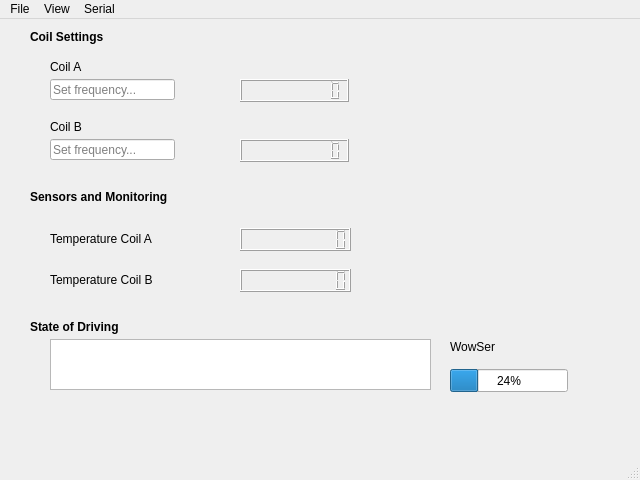
<?xml version="1.0" encoding="UTF-8"?>
<ui version="4.0">
 <class>MainWindow</class>
 <widget class="QMainWindow" name="MainWindow">
  <property name="geometry">
   <rect>
    <x>0</x>
    <y>0</y>
    <width>640</width>
    <height>480</height>
   </rect>
  </property>
  <property name="windowTitle">
   <string>Twin Device</string>
  </property>
  <property name="toolTip">
   <string>Copyright (C) 2024 Wild Rose Technologies Inc.</string>
  </property>
  <widget class="QWidget" name="centralwidget">
   <widget class="QProgressBar" name="progressBar">
    <property name="geometry">
     <rect>
      <x>450</x>
      <y>350</y>
      <width>118</width>
      <height>23</height>
     </rect>
    </property>
    <property name="toolTip">
     <string>Driving the device...</string>
    </property>
    <property name="value">
     <number>24</number>
    </property>
   </widget>
   <widget class="QLabel" name="labelWowSerState">
    <property name="geometry">
     <rect>
      <x>450</x>
      <y>320</y>
      <width>121</width>
      <height>16</height>
     </rect>
    </property>
    <property name="text">
     <string>WowSer</string>
    </property>
   </widget>
   <widget class="QLabel" name="label">
    <property name="geometry">
     <rect>
      <x>50</x>
      <y>40</y>
      <width>70</width>
      <height>16</height>
     </rect>
    </property>
    <property name="text">
     <string>Coil A</string>
    </property>
   </widget>
   <widget class="QLineEdit" name="lineEdit">
    <property name="geometry">
     <rect>
      <x>50</x>
      <y>60</y>
      <width>125</width>
      <height>21</height>
     </rect>
    </property>
    <property name="placeholderText">
     <string>Set frequency...</string>
    </property>
   </widget>
   <widget class="QLineEdit" name="lineEdit_2">
    <property name="geometry">
     <rect>
      <x>50</x>
      <y>120</y>
      <width>125</width>
      <height>21</height>
     </rect>
    </property>
    <property name="placeholderText">
     <string>Set frequency...</string>
    </property>
   </widget>
   <widget class="QLabel" name="label_2">
    <property name="geometry">
     <rect>
      <x>50</x>
      <y>100</y>
      <width>70</width>
      <height>16</height>
     </rect>
    </property>
    <property name="text">
     <string>Coil B</string>
    </property>
   </widget>
   <widget class="QLabel" name="label_3">
    <property name="geometry">
     <rect>
      <x>30</x>
      <y>170</y>
      <width>151</width>
      <height>16</height>
     </rect>
    </property>
    <property name="text">
     <string>&lt;html&gt;&lt;head/&gt;&lt;body&gt;&lt;p&gt;&lt;span style=&quot; font-weight:700;&quot;&gt;Sensors and Monitoring&lt;/span&gt;&lt;/p&gt;&lt;/body&gt;&lt;/html&gt;</string>
    </property>
   </widget>
   <widget class="QLabel" name="label_4">
    <property name="geometry">
     <rect>
      <x>30</x>
      <y>10</y>
      <width>101</width>
      <height>16</height>
     </rect>
    </property>
    <property name="text">
     <string>&lt;html&gt;&lt;head/&gt;&lt;body&gt;&lt;p&gt;&lt;span style=&quot; font-weight:700;&quot;&gt;Coil Settings&lt;/span&gt;&lt;/p&gt;&lt;/body&gt;&lt;/html&gt;</string>
    </property>
   </widget>
   <widget class="QLCDNumber" name="lcdNumber_CoilAFreq">
    <property name="geometry">
     <rect>
      <x>240</x>
      <y>60</y>
      <width>109</width>
      <height>23</height>
     </rect>
    </property>
    <property name="font">
     <font>
      <family>Academy Engraved LET</family>
     </font>
    </property>
    <property name="digitCount">
     <number>10</number>
    </property>
   </widget>
   <widget class="QLCDNumber" name="lcdNumber_CoilBFreq">
    <property name="geometry">
     <rect>
      <x>240</x>
      <y>120</y>
      <width>109</width>
      <height>23</height>
     </rect>
    </property>
    <property name="digitCount">
     <number>10</number>
    </property>
   </widget>
   <widget class="QLabel" name="label_5">
    <property name="geometry">
     <rect>
      <x>50</x>
      <y>209</y>
      <width>131</width>
      <height>21</height>
     </rect>
    </property>
    <property name="text">
     <string>Temperature Coil A</string>
    </property>
   </widget>
   <widget class="QLCDNumber" name="lcdNumber_CoilATemp">
    <property name="geometry">
     <rect>
      <x>240</x>
      <y>209</y>
      <width>111</width>
      <height>23</height>
     </rect>
    </property>
    <property name="digitCount">
     <number>10</number>
    </property>
   </widget>
   <widget class="QLabel" name="label_6">
    <property name="geometry">
     <rect>
      <x>50</x>
      <y>250</y>
      <width>131</width>
      <height>21</height>
     </rect>
    </property>
    <property name="text">
     <string>Temperature Coil B</string>
    </property>
   </widget>
   <widget class="QLCDNumber" name="lcdNumber_CoilBTemp">
    <property name="geometry">
     <rect>
      <x>240</x>
      <y>250</y>
      <width>111</width>
      <height>23</height>
     </rect>
    </property>
    <property name="digitCount">
     <number>10</number>
    </property>
   </widget>
   <widget class="QLabel" name="label_7">
    <property name="geometry">
     <rect>
      <x>30</x>
      <y>300</y>
      <width>151</width>
      <height>16</height>
     </rect>
    </property>
    <property name="text">
     <string>&lt;html&gt;&lt;head/&gt;&lt;body&gt;&lt;p&gt;&lt;span style=&quot; font-weight:700;&quot;&gt;State of Driving&lt;/span&gt;&lt;/p&gt;&lt;/body&gt;&lt;/html&gt;</string>
    </property>
   </widget>
   <widget class="QTextBrowser" name="textBrowser">
    <property name="geometry">
     <rect>
      <x>50</x>
      <y>320</y>
      <width>381</width>
      <height>51</height>
     </rect>
    </property>
   </widget>
  </widget>
  <widget class="QStatusBar" name="statusbar"/>
  <widget class="QMenuBar" name="menubar">
   <property name="geometry">
    <rect>
     <x>0</x>
     <y>0</y>
     <width>640</width>
     <height>24</height>
    </rect>
   </property>
   <widget class="QMenu" name="menuFile">
    <property name="title">
     <string>File</string>
    </property>
    <addaction name="actionEdit"/>
    <addaction name="actionView"/>
    <addaction name="actionSave"/>
    <addaction name="actionPrint"/>
    <addaction name="separator"/>
    <addaction name="actionOpen"/>
   </widget>
   <widget class="QMenu" name="menuView">
    <property name="title">
     <string>View</string>
    </property>
    <addaction name="actionVideo"/>
    <addaction name="actionStill_Shots"/>
   </widget>
   <widget class="QMenu" name="menuSerial">
    <property name="title">
     <string>Serial</string>
    </property>
    <addaction name="actionConnect"/>
    <addaction name="actionDisconnect"/>
    <addaction name="separator"/>
    <addaction name="actionReport"/>
   </widget>
   <addaction name="menuFile"/>
   <addaction name="menuView"/>
   <addaction name="menuSerial"/>
  </widget>
  <action name="actionEdit">
   <property name="text">
    <string>Edit</string>
   </property>
  </action>
  <action name="actionView">
   <property name="text">
    <string>View</string>
   </property>
  </action>
  <action name="actionSave">
   <property name="text">
    <string>Save</string>
   </property>
  </action>
  <action name="actionPrint">
   <property name="text">
    <string>Print</string>
   </property>
  </action>
  <action name="actionOpen">
   <property name="text">
    <string>Open</string>
   </property>
  </action>
  <action name="actionVideo">
   <property name="text">
    <string>Video</string>
   </property>
  </action>
  <action name="actionStill_Shots">
   <property name="text">
    <string>Still Shots</string>
   </property>
  </action>
  <action name="actionConnect">
   <property name="text">
    <string>Connect</string>
   </property>
  </action>
  <action name="actionDisconnect">
   <property name="text">
    <string>Disconnect</string>
   </property>
  </action>
  <action name="actionReport">
   <property name="text">
    <string>Report</string>
   </property>
  </action>
 </widget>
 <resources/>
 <connections/>
</ui>
